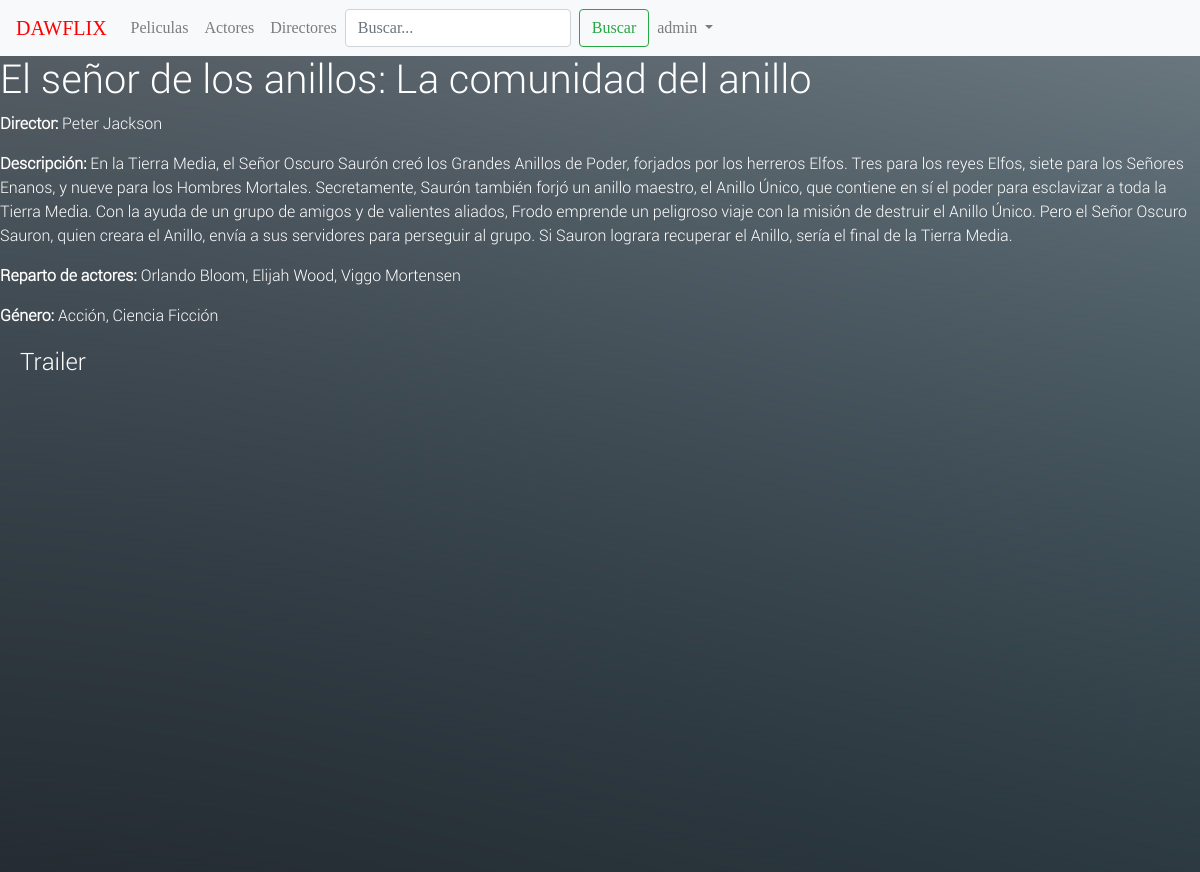
The page /videoclub/pelicula/18 (signed in) on the database its author committed.
### videoclub/models.py (models this page shows, shortened)
class Pelicula(models.Model):
    titulo = models.CharField(max_length=200, blank=False, default="")
    url = models.CharField(max_length=200, blank=False, default="")
    descripcion = models.TextField(max_length=1000, default="", help_text="Introduce una descripcion para la película")
    año = models.DateField(null=True, blank=True)
    models.DateField(null=True, blank=True)
    director = models.ForeignKey(Persona, related_name='director',on_delete=models.SET_NULL, null=True)
    reparto = models.ManyToManyField(Persona)
    urlPortada = models.CharField(max_length=200, default="")
    genero = models.ManyToManyField(Genero, help_text="Selecciona un género para esta pelicula")
    valoracion = models.PositiveIntegerField(help_text="Valor de 0-100")
    def get_url(self):
        return self.url

class Persona(models.Model):
    nombre = models.CharField(max_length=100, default="")
    date_of_birth = models.DateField(null=True, blank=True)
    date_of_death = models.DateField('Died', null=True, blank=True)
    esDirector = models.CharField(max_length=2, default="no",help_text="si/no , en minusculas todo")
    urlFoto = models.CharField(max_length=200, blank=False, default="https://www.w3schools.com/css/img_avatar.png")
    urlVideo = models.CharField(max_length=200, blank=False, default="https://www.youtube.com/embed/_nq2BTuSOq4")
    def __str__(self):
        return self.nombre

class Genero(models.Model):
    name = models.CharField(max_length=200, help_text="Introduzca un género de película")
    def __str__(self):
        return self.name

### videoclub/views.py (the view)
# urls.py: url(r'^pelicula/(?P<pk>\d+)$', views.PeliculaDetailView.as_view(), name='pelicula-detalle'),
class PeliculaDetailView(LoginRequiredMixin, generic.DetailView):
    model = Pelicula

### videoclub/templates/videoclub/pelicula_detail.html
{% extends "base.html" %}
{% block content %}
  <h1>{{ pelicula.titulo }}</h1>
  <p><strong>Director:</strong> {{ pelicula.director }}</p>
  <p><strong>Descripción:</strong> {{ pelicula.descripcion }} </p>
  <p><strong>Reparto de actores:</strong> {% for reparto in pelicula.reparto.all %} {{ reparto }}{% if not forloop.last %}, {% endif %}{% endfor %}
  <p><strong>Género:</strong> {% for genero in pelicula.genero.all %} {{ genero }}{% if not forloop.last %}, {% endif %}{% endfor %}</p>
  <div style="margin-left:20px;margin-top:20px">
    <h4>Trailer</h4>
    <iframe width="720" height="480" src="{{ pelicula.get_url }}" frameborder="0" allow="autoplay; encrypted-media" allowfullscreen></iframe>
  </div>
{% endblock %}

### videoclub/templates/base.html (shortened to what this page needs)
{% load staticfiles %}
<!DOCTYPE html>
<html lang="en">
<head>
  <link rel="stylesheet" href="https://maxcdn.bootstrapcdn.com/bootstrap/4.0.0/css/bootstrap.min.css"
>
  <link rel="stylesheet" type="text/css" href="{% static 'styles.css' %}" />
  {% load static %}
  <link rel="stylesheet" href="{% static 'css/styles.css' %}">
</head>
<body>
  <nav class="navbar navbar-expand-lg navbar-light bg-light">
    <a class="navbar-brand DAWFLIX" href="/">DAWFLIX</a>
    <div class="collapse navbar-collapse" id="navbarSupportedContent">
      <ul class="navbar-nav mr-auto">
        <li class="nav-item">
          <a class="nav-link" href="{% url 'peliculas' %}">Peliculas</a>
        </li>
        <li class="nav-item">
          <a class="nav-link" href="{% url 'actores' %}">Actores</a>
        </li>
        <li class="nav-item">
          <a class="nav-link" href="{% url 'directores' %}">Directores</a>
        </li>
        <form class="form-inline my-2 my-lg-0" action="{% url 'search' %}" method="get">
          <input class="form-control mr-sm-2" type="search" placeholder="Buscar..." aria-label="Search" name="q">
          <button class="btn btn-outline-success my-2 my-sm-0" type="submit" value="Search">Buscar</button>
        </form>
        <div class="pull-right">
        <li class="nav-item dropdown">
          {% if user.is_authenticated %}
          <a class="nav-link dropdown-toggle" href="#" id="navbarDropdown" role="button" data-toggle="dropdown" aria-haspopup="true"
            aria-expanded="false">
            {{ user.get_username }}
          </a>
          {% else %}
          <li class="nav-item">
            <a href="{% url 'login'%}" role="button" class="nav-link" aria-haspopup="true" aria-expanded="false">Iniciar sesión</a>
          </li>
          {% endif %}
        </li>
        </div>
      </ul>
    </div>
  </nav>
  {% block content %}{% endblock %}
</body>
</html>

### videoclub/static/styles.css (style rules this page uses)
body { background: url('fondoLogin.jpg'); color: #fff; font-family: RobotoLight; }
nav { font-family: LemonMilklight; }
.DAWFLIX { color:red !important; }
li { list-style-type: none; }

### rows shown on the page
Pelicula: titulo "El señor de los anillos: La comunidad del anillo", director "Peter Jackson", descripcion "En la Tierra Media, el Señor Oscuro Saurón creó los Grandes Anillos de Poder, forjados por los herreros Elfos. Tres para los reyes Elfos, siete para los Señores Enanos, y nueve para los Hombres Mortales. Secretamente, Saurón también forjó un anillo maestro, el Anillo Único, que contiene en sí el poder para esclavizar a toda la Tierra Media. Con la ayuda de un grupo de amigos y de valientes aliados, Frodo emprende un peligroso viaje con la misión de destruir el Anillo Único. Pero el Señor Oscuro Sauron, quien creara el Anillo, envía a sus servidores para perseguir al grupo. Si Sauron lograra recuperar el Anillo, sería el final de la Tierra Media."
Persona: nombre "Orlando Bloom"
Persona: nombre "Elijah Wood"
Persona: nombre "Viggo Mortensen"
Genero: name "Acción"
Genero: name "Ciencia Ficción"

### other values the page prints
{{ user.get_username }} "admin"
